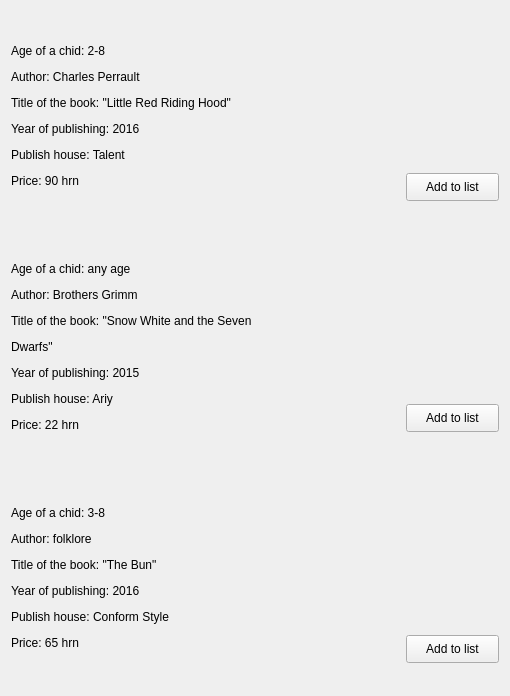
            <widget class="QWidget" name="scrollAreaWidgetContents_2">
             <property name="geometry">
              <rect>
               <x>0</x>
               <y>-123</y>
               <width>510</width>
               <height>696</height>
              </rect>
             </property>
             <layout class="QVBoxLayout" name="verticalLayout_5">
              <item>
               <layout class="QHBoxLayout" name="horizontalLayout_3">
                <item>
                 <widget class="QLabel" name="info_red">
                  <property name="minimumSize">
                   <size>
                    <width>365</width>
                    <height>200</height>
                   </size>
                  </property>
                  <property name="maximumSize">
                   <size>
                    <width>400</width>
                    <height>230</height>
                   </size>
                  </property>
                  <property name="text">
                   <string>&lt;html&gt;&lt;head/&gt;&lt;body&gt;&lt;p&gt;Age of a chid: 2-8&lt;/p&gt;&lt;p&gt;Author: Charles Perrault&lt;/p&gt;&lt;p&gt;Title of the book: &amp;quot;Little Red Riding Hood&amp;quot;&lt;/p&gt;&lt;p&gt;Year of publishing: 2016&lt;/p&gt;&lt;p&gt;Publish house: Talent&lt;/p&gt;&lt;p&gt;Price: 90 hrn&lt;/p&gt;&lt;/body&gt;&lt;/html&gt;</string>
                  </property>
                 </widget>
                </item>
                <item>
                 <layout class="QVBoxLayout" name="verticalLayout_3">
                  <item>
                   <widget class="QLabel" name="pix_red">
                    <property name="enabled">
                     <bool>true</bool>
                    </property>
                    <property name="minimumSize">
                     <size>
                      <width>89</width>
                      <height>121</height>
                     </size>
                    </property>
                    <property name="maximumSize">
                     <size>
                      <width>89</width>
                      <height>121</height>
                     </size>
                    </property>
                    <property name="layoutDirection">
                     <enum>Qt::RightToLeft</enum>
                    </property>
                    <property name="frameShape">
                     <enum>QFrame::NoFrame</enum>
                    </property>
                    <property name="text">
                     <string/>
                    </property>
                    <property name="pixmap">
                     <pixmap resource="resuorces.qrc">:/img/img/redhood.jpg</pixmap>
                    </property>
                    <property name="scaledContents">
                     <bool>true</bool>
                    </property>
                    <property name="alignment">
                     <set>Qt::AlignBottom|Qt::AlignRight|Qt::AlignTrailing</set>
                    </property>
                   </widget>
                  </item>
                  <item>
                   <widget class="QPushButton" name="Button_red">
                    <property name="minimumSize">
                     <size>
                      <width>93</width>
                      <height>28</height>
                     </size>
                    </property>
                    <property name="maximumSize">
                     <size>
                      <width>93</width>
                      <height>28</height>
                     </size>
                    </property>
                    <property name="layoutDirection">
                     <enum>Qt::RightToLeft</enum>
                    </property>
                    <property name="text">
                     <string>Add to list</string>
                    </property>
                   </widget>
                  </item>
                 </layout>
                </item>
               </layout>
              </item>
              <item>
               <spacer name="horizontalSpacer_3">
                <property name="orientation">
                 <enum>Qt::Horizontal</enum>
                </property>
                <property name="sizeHint" stdset="0">
                 <size>
                  <width>40</width>
                  <height>20</height>
                 </size>
                </property>
               </spacer>
              </item>
              <item>
               <layout class="QHBoxLayout" name="horizontalLayout_4">
                <item>
                 <widget class="QLabel" name="info_snowwhite">
                  <property name="minimumSize">
                   <size>
                    <width>365</width>
                    <height>200</height>
                   </size>
                  </property>
                  <property name="maximumSize">
                   <size>
                    <width>400</width>
                    <height>230</height>
                   </size>
                  </property>
                  <property name="text">
                   <string>&lt;html&gt;&lt;head/&gt;&lt;body&gt;&lt;p&gt;Age of a chid: any age&lt;/p&gt;&lt;p&gt;Author: Brothers Grimm&lt;/p&gt;&lt;p&gt;Title of the book: &amp;quot;Snow White and the Seven&lt;/p&gt;&lt;p&gt;Dwarfs&amp;quot;&lt;/p&gt;&lt;p&gt;Year of publishing: 2015&lt;/p&gt;&lt;p&gt;Publish house: Ariy&lt;/p&gt;&lt;p&gt;Price: 22 hrn&lt;/p&gt;&lt;/body&gt;&lt;/html&gt;</string>
                  </property>
                 </widget>
                </item>
                <item>
                 <layout class="QVBoxLayout" name="verticalLayout_4">
                  <item>
                   <widget class="QLabel" name="pix_snowwhite">
                    <property name="enabled">
                     <bool>true</bool>
                    </property>
                    <property name="minimumSize">
                     <size>
                      <width>89</width>
                      <height>121</height>
                     </size>
                    </property>
                    <property name="maximumSize">
                     <size>
                      <width>89</width>
                      <height>121</height>
                     </size>
                    </property>
                    <property name="layoutDirection">
                     <enum>Qt::RightToLeft</enum>
                    </property>
                    <property name="frameShape">
                     <enum>QFrame::NoFrame</enum>
                    </property>
                    <property name="text">
                     <string/>
                    </property>
                    <property name="pixmap">
                     <pixmap resource="resuorces.qrc">:/img/img/snowwhite.jpg</pixmap>
                    </property>
                    <property name="scaledContents">
                     <bool>true</bool>
                    </property>
                    <property name="alignment">
                     <set>Qt::AlignBottom|Qt::AlignRight|Qt::AlignTrailing</set>
                    </property>
                   </widget>
                  </item>
                  <item>
                   <widget class="QPushButton" name="Button_snowwhite">
                    <property name="minimumSize">
                     <size>
                      <width>93</width>
                      <height>28</height>
                     </size>
                    </property>
                    <property name="maximumSize">
                     <size>
                      <width>93</width>
                      <height>28</height>
                     </size>
                    </property>
                    <property name="layoutDirection">
                     <enum>Qt::RightToLeft</enum>
                    </property>
                    <property name="text">
                     <string>Add to list</string>
                    </property>
                   </widget>
                  </item>
                 </layout>
                </item>
               </layout>
              </item>
              <item>
               <spacer name="horizontalSpacer_4">
                <property name="orientation">
                 <enum>Qt::Horizontal</enum>
                </property>
                <property name="sizeHint" stdset="0">
                 <size>
                  <width>40</width>
                  <height>20</height>
                 </size>
                </property>
               </spacer>
              </item>
              <item>
               <layout class="QHBoxLayout" name="horizontalLayout_5">
                <item>
                 <widget class="QLabel" name="info_bun">
                  <property name="minimumSize">
                   <size>
                    <width>365</width>
                    <height>200</height>
                   </size>
                  </property>
                  <property name="maximumSize">
                   <size>
                    <width>400</width>
                    <height>230</height>
                   </size>
                  </property>
                  <property name="text">
                   <string>&lt;html&gt;&lt;head/&gt;&lt;body&gt;&lt;p&gt;Age of a chid: 3-8&lt;/p&gt;&lt;p&gt;Author: folklore&lt;/p&gt;&lt;p&gt;Title of the book: &amp;quot;The Bun&amp;quot;&lt;/p&gt;&lt;p&gt;Year of publishing: 2016&lt;/p&gt;&lt;p&gt;Publish house: Conform Style&lt;/p&gt;&lt;p&gt;Price: 65 hrn&lt;/p&gt;&lt;/body&gt;&lt;/html&gt;</string>
                  </property>
                 </widget>
                </item>
                <item>
                 <layout class="QVBoxLayout" name="verticalLayout_6">
                  <item>
                   <widget class="QLabel" name="pix_bun">
                    <property name="enabled">
                     <bool>true</bool>
                    </property>
                    <property name="minimumSize">
                     <size>
                      <width>89</width>
                      <height>121</height>
                     </size>
                    </property>
                    <property name="maximumSize">
                     <size>
                      <width>89</width>
                      <height>121</height>
                     </size>
                    </property>
                    <property name="layoutDirection">
                     <enum>Qt::RightToLeft</enum>
                    </property>
                    <property name="frameShape">
                     <enum>QFrame::NoFrame</enum>
                    </property>
                    <property name="text">
                     <string/>
                    </property>
                    <property name="pixmap">
                     <pixmap resource="resuorces.qrc">:/img/img/bun.jpg</pixmap>
                    </property>
                    <property name="scaledContents">
                     <bool>true</bool>
                    </property>
                    <property name="alignment">
                     <set>Qt::AlignBottom|Qt::AlignRight|Qt::AlignTrailing</set>
                    </property>
                   </widget>
                  </item>
                  <item>
                   <widget class="QPushButton" name="Button_bun">
                    <property name="minimumSize">
                     <size>
                      <width>93</width>
                      <height>28</height>
                     </size>
                    </property>
                    <property name="maximumSize">
                     <size>
                      <width>93</width>
                      <height>28</height>
                     </size>
                    </property>
                    <property name="layoutDirection">
                     <enum>Qt::RightToLeft</enum>
                    </property>
                    <property name="text">
                     <string>Add to list</string>
                    </property>
                   </widget>
                  </item>
                 </layout>
                </item>
               </layout>
              </item>
             </layout>
            </widget>
